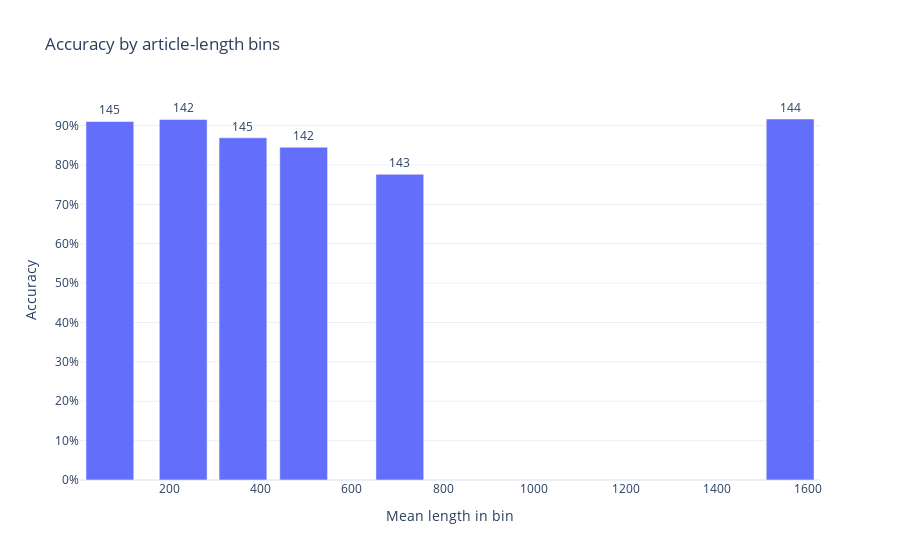

The notebook cell this image was saved under:
### Code cell
import pandas as pd, numpy as np, plotly.express as px

# Suppose df has:  article_content_length (tokens or chars)  and  is_correct (0/1)
nbins = 6                                    # change as needed
df["len_bin"] = pd.qcut(
    df["article_content_length"],
    q=nbins,
    duplicates="drop",
    labels=False,
)

# aggregate
grouped = (
    df.groupby("len_bin")
      .agg(mean_len=("article_content_length", "mean"),
           accuracy=("is_correct", "mean"),
           n=("is_correct", "size"))
      .reset_index(drop=True)
)

fig = px.bar(
    grouped, x="mean_len", y="accuracy",
    text="n",  # show how many samples per bin
    labels={"mean_len": "Mean length in bin", "accuracy": "Accuracy"},
    title="Accuracy by article-length bins",
)
fig.update_traces(textposition="outside")
fig.update_layout(yaxis_tickformat=".0%", template="plotly_white")
fig.show()

### Figure 1 — Plotly figure (JSON) as saved in the notebook; plotly's stock layout.template omitted (floating-point values rounded to 4 significant figures)
{"data": [{"hovertemplate": "Mean length in bin=%{x}<br>Accuracy=%{y}<br>n=%{text}<extra></extra>", "legendgroup": "", "marker": {"color": "#636efa", "pattern": {"shape": ""}}, "name": "", "orientation": "v", "showlegend": false, "text": [145.0, 142.0, 145.0, 142.0, 143.0, 144.0], "textposition": "outside", "type": "bar", "x": [69.49, 230.2, 361.2, 494.3, 705.0, 1561.0], "xaxis": "x", "y": [0.9103, 0.9155, 0.869, 0.8451, 0.7762, 0.9167], "yaxis": "y"}], "layout": {"barmode": "relative", "legend": {"tracegroupgap": 0}, "title": {"text": "Accuracy by article-length bins"}, "xaxis": {"anchor": "y", "domain": [0, 1], "title": {"text": "Mean length in bin"}}, "yaxis": {"anchor": "x", "domain": [0, 1], "tickformat": ".0%", "title": {"text": "Accuracy"}}}}
